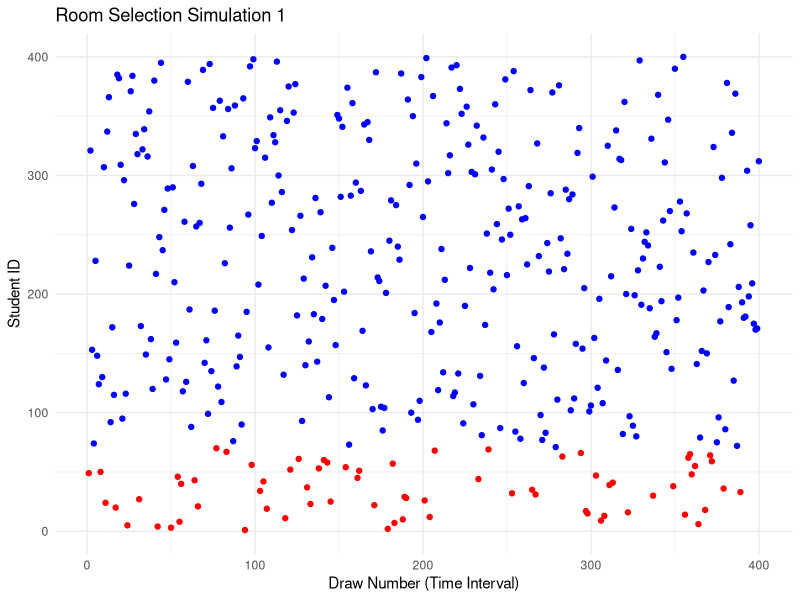
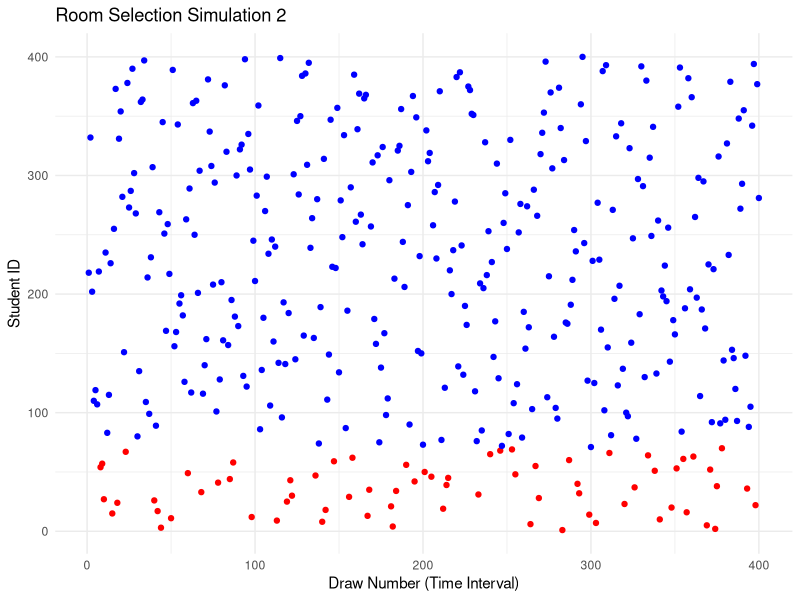
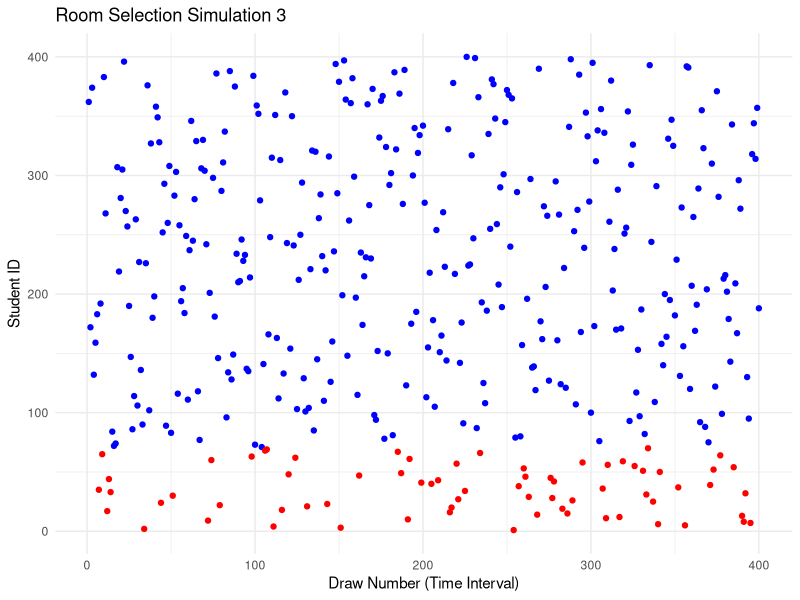
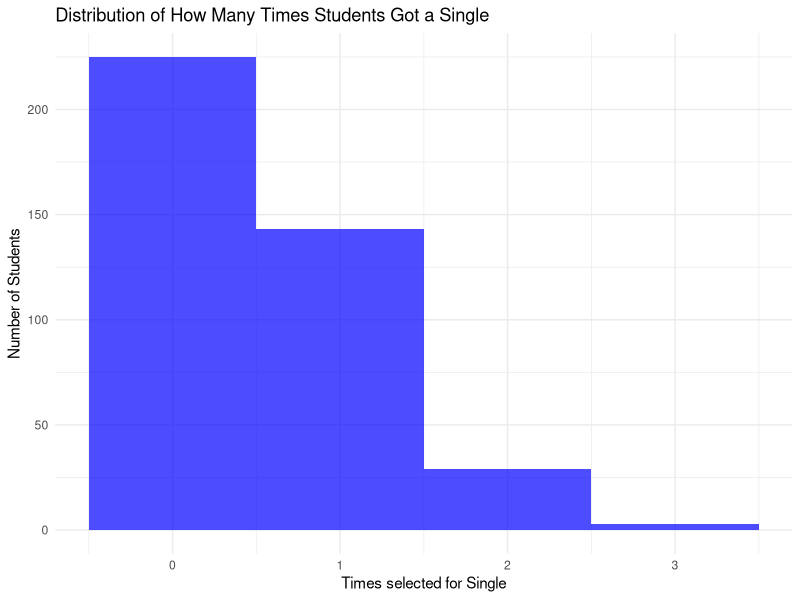

The R source for these figures, in order:
## ---- chunk 1
library(tidyverse)
library(ggplot2)

# Function to simulate the room draw
simulate_room_draw <- function(total_students = 400, students_per_draw = 5, draw_interval = 3) {
  # Create a vector to represent students (1 to 400)
  students <- 1:total_students
  
  # Create a vector to track students who have picked a room
  students_picked <- rep(FALSE, total_students)
  
  # Vector to track the order of students picking a room
  order_of_picking <- c()
  
  num_draws <- 0
  
  # Simulate the process until all students have picked a room
  while (sum(students_picked) < total_students) {
    # Randomly select 5 students who haven't picked a room yet
    available_students <- which(!students_picked)
    selected_students <- sample(available_students, min(students_per_draw, length(available_students)), replace = FALSE)
    
    # Mark those students as having picked a room
    students_picked[selected_students] <- TRUE
    
    # Add selected students to the order of picking
    order_of_picking <- c(order_of_picking, selected_students)
    
    # Increment the number of draws (or rounds)
    num_draws <- num_draws + 1
  }
  
  # Return the order of picking and the number of draws
  list(order_of_picking = order_of_picking, num_draws = num_draws)
}


set.seed(42)
simulations <- map(1:3, ~ simulate_room_draw())



  # Plot for each simulation
  map2(simulations, 1:3, ~ {
    # Get the order of picking for this simulation
    order_of_picking <- .x$order_of_picking
    draw_number <- 1:length(order_of_picking)
    
    # Determine the color for each student (red for the first 70, blue otherwise)
    colors <- ifelse(order_of_picking <= 70, "red", "blue")
    
    # Create a tibble to plot the points
    tibble(student = order_of_picking, draw_number = draw_number, color = colors) %>%
      ggplot(aes(x = draw_number, y = student, color = color)) +
      geom_point() +
      labs(title = paste("Room Selection Simulation", .y), x = "Draw Number (Time Interval)", y = "Student ID") +
      theme_minimal() +
      scale_color_identity() + 
      theme(legend.position = "none")
  })

## ---- chunk 2
# Function to simulate the room draw
simulate_room_draw <- function(total_students = 400, students_per_draw = 5, draw_interval = 3) {
  # Create a vector to represent students (1 to 400)
  students <- 1:total_students
  
  # Create a vector to track students who have picked a room
  students_picked <- rep(FALSE, total_students)
  
  # Vector to track the order of students picking a room
  order_of_picking <- c()
  
  num_draws <- 0
  

  while (sum(students_picked) < total_students) {

    available_students <- which(!students_picked)
    selected_students <- sample(available_students, min(students_per_draw, length(available_students)), replace = FALSE)
    

    students_picked[selected_students] <- TRUE
    

    order_of_picking <- c(order_of_picking, selected_students)
    

    num_draws <- num_draws + 1
  }
  

  list(order_of_picking = order_of_picking, num_draws = num_draws)
}


set.seed(42)
simulations <- map(1:3, ~ simulate_room_draw())


red_dot_students <- map(simulations, ~ .x$order_of_picking[1:70])


all_red_dots <- unique(unlist(red_dot_students))


total_students <- 400
prob_red_dot_at_least_once <- length(all_red_dots) / total_students
prob_red_dot_at_least_once

## ---- chunk 3

simulate_room_draw <- function(total_students = 400, students_per_draw = 5, draw_interval = 3) {

  students <- 1:total_students
  

  students_picked <- rep(FALSE, total_students)
  

  order_of_picking <- c()
  
  num_draws <- 0
  

  while (sum(students_picked) < total_students) {

    available_students <- which(!students_picked)
    selected_students <- sample(available_students, min(students_per_draw, length(available_students)), replace = FALSE)
    
  
    students_picked[selected_students] <- TRUE
    
 
    order_of_picking <- c(order_of_picking, selected_students)
    
   
    num_draws <- num_draws + 1
  }
  
  
  list(order_of_picking = order_of_picking, num_draws = num_draws)
}


set.seed(42)
simulations <- map(1:3, ~ simulate_room_draw())


student_red_dot_count <- rep(0, 400)


map(simulations, ~ {
  red_dot_students <- .x$order_of_picking[1:70]
  student_red_dot_count[red_dot_students] <<- student_red_dot_count[red_dot_students] + 1
})


df <- tibble(red_dot_count = student_red_dot_count)



ggplot(df, aes(x = red_dot_count)) +
  geom_histogram(binwidth = 1, fill = "blue", alpha = 0.7) +
  labs(title = "Distribution of How Many Times Students Got a Single",
       x = "Times selected for Single",
       y = "Number of Students") +
  scale_x_continuous(breaks = 0:3) +  
  theme_minimal()

